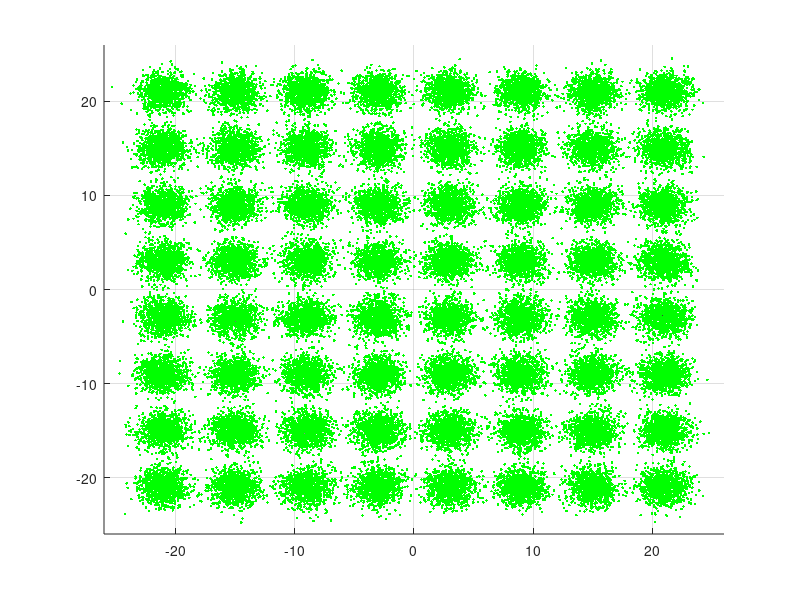

This figure's MATLAB source:
N=1000; %Componentes
a=[];
b=[];
arre=[];
salt=1;
for n=-21:6:21
    for m=-21:6:21
        if (m*n ~=0)
            a(salt)=[m];
            b(salt)=[n];
            salt=salt+1;
        end
    end
end
arre=complex(a,b);
disp(arre(3))
hold on
for i=1:1:64
    plot(real(arre(i)),imag(arre(i)),'k*') %grafica
end
axis([-26 26 -26 26]);
rx=[;];
for num=1:1:64
    rx(num,:)=arre(num)+randn(1,N)+j*randn(1,N);
end
plot(rx,'g.');
grid on